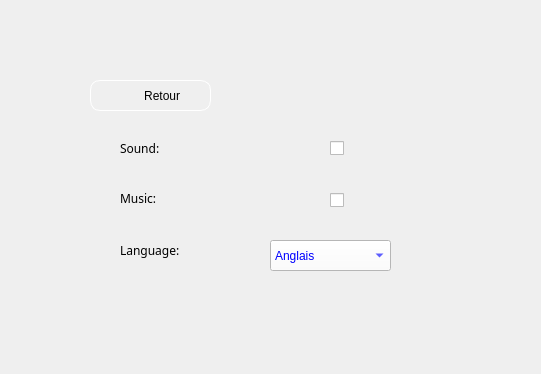
<?xml version="1.0" encoding="UTF-8"?>
<ui version="4.0">
 <class>SettingsDialog</class>
 <widget class="QDialog" name="SettingsDialog">
  <property name="geometry">
   <rect>
    <x>0</x>
    <y>0</y>
    <width>541</width>
    <height>374</height>
   </rect>
  </property>
  <property name="windowTitle">
   <string>Dialog</string>
  </property>
  <widget class="QPushButton" name="closeBtn">
   <property name="geometry">
    <rect>
     <x>90</x>
     <y>80</y>
     <width>121</width>
     <height>31</height>
    </rect>
   </property>
   <property name="cursor">
    <cursorShape>PointingHandCursor</cursorShape>
   </property>
   <property name="styleSheet">
    <string notr="true">background-color:transparent;
border:1px solid white;
border-radius:10px;
spacing:10px;</string>
   </property>
   <property name="text">
    <string>       Retour</string>
   </property>
   <property name="icon">
    <iconset theme="QIcon::ThemeIcon::MediaSeekBackward"/>
   </property>
  </widget>
  <widget class="QCheckBox" name="SoundCheckBox">
   <property name="geometry">
    <rect>
     <x>330</x>
     <y>138</y>
     <width>20</width>
     <height>20</height>
    </rect>
   </property>
   <property name="font">
    <font>
     <pointsize>13</pointsize>
    </font>
   </property>
   <property name="cursor">
    <cursorShape>PointingHandCursor</cursorShape>
   </property>
   <property name="text">
    <string/>
   </property>
  </widget>
  <widget class="QLabel" name="label">
   <property name="geometry">
    <rect>
     <x>120</x>
     <y>140</y>
     <width>101</width>
     <height>16</height>
    </rect>
   </property>
   <property name="font">
    <font>
     <family>8514oem</family>
     <pointsize>9</pointsize>
     <italic>false</italic>
     <bold>false</bold>
    </font>
   </property>
   <property name="styleSheet">
    <string notr="true">font: 9pt &quot;8514oem&quot;;</string>
   </property>
   <property name="text">
    <string>Sound:</string>
   </property>
  </widget>
  <widget class="QLabel" name="label_2">
   <property name="geometry">
    <rect>
     <x>120</x>
     <y>190</y>
     <width>101</width>
     <height>16</height>
    </rect>
   </property>
   <property name="font">
    <font>
     <family>8514oem</family>
     <pointsize>9</pointsize>
     <italic>false</italic>
     <bold>false</bold>
    </font>
   </property>
   <property name="styleSheet">
    <string notr="true">font: 9pt &quot;8514oem&quot;;</string>
   </property>
   <property name="text">
    <string>Music:</string>
   </property>
  </widget>
  <widget class="QCheckBox" name="MusicCheckBox">
   <property name="geometry">
    <rect>
     <x>330</x>
     <y>190</y>
     <width>21</width>
     <height>20</height>
    </rect>
   </property>
   <property name="font">
    <font>
     <pointsize>13</pointsize>
    </font>
   </property>
   <property name="cursor">
    <cursorShape>PointingHandCursor</cursorShape>
   </property>
   <property name="text">
    <string/>
   </property>
  </widget>
  <widget class="QComboBox" name="LangBox">
   <property name="geometry">
    <rect>
     <x>270</x>
     <y>240</y>
     <width>121</width>
     <height>31</height>
    </rect>
   </property>
   <property name="cursor">
    <cursorShape>PointingHandCursor</cursorShape>
   </property>
   <property name="styleSheet">
    <string notr="true">background-color:white;
color:blue;</string>
   </property>
   <item>
    <property name="text">
     <string>Anglais</string>
    </property>
   </item>
   <item>
    <property name="text">
     <string>Francais</string>
    </property>
   </item>
   <item>
    <property name="text">
     <string>Arabe</string>
    </property>
   </item>
  </widget>
  <widget class="QLabel" name="label_3">
   <property name="geometry">
    <rect>
     <x>120</x>
     <y>240</y>
     <width>101</width>
     <height>21</height>
    </rect>
   </property>
   <property name="font">
    <font>
     <family>8514oem</family>
     <pointsize>9</pointsize>
     <italic>false</italic>
     <bold>false</bold>
    </font>
   </property>
   <property name="styleSheet">
    <string notr="true">font: 9pt &quot;8514oem&quot;;</string>
   </property>
   <property name="text">
    <string>Language:</string>
   </property>
  </widget>
 </widget>
 <resources/>
 <connections/>
</ui>
